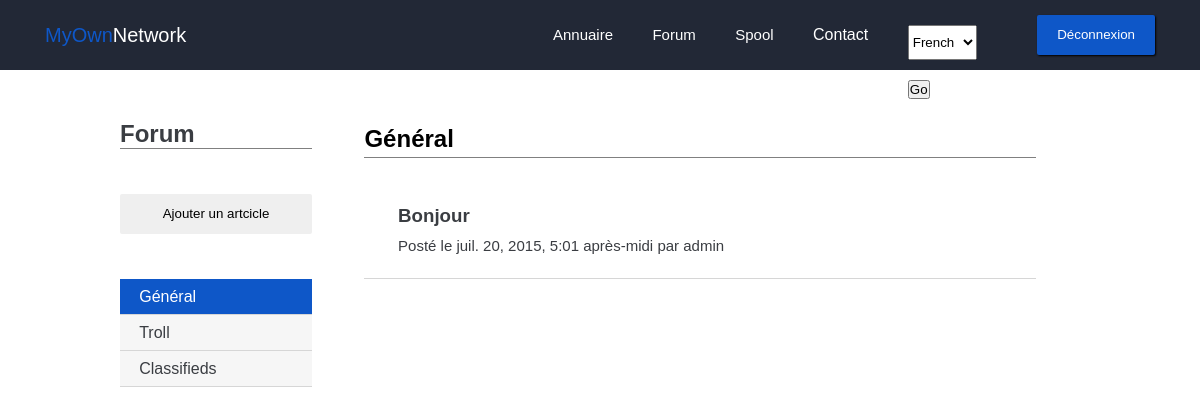
/forum/posts/4 (signed in), run on the app's committed database.
### forum/models.py (models this page shows, shortened)
class PostCategorie(models.Model):
    name = models.CharField(max_length=100)

class Post(models.Model):
    titre = models.CharField(max_length=150)
    auteur = models.CharField(max_length=100)
    date = models.DateTimeField(auto_now_add=True, verbose_name="Date de publication")
    sscategorie = models.ForeignKey('PostSsCategorie', null=True)
    categorie = models.ForeignKey('PostCategorie')

### forum/views.py (the view)
# urls.py: url(r'^posts/(?P<cat>\d+)$', 'list_posts'),
def list_posts(request, cat):
    if request.user.is_authenticated():
        categories = PostCategorie.objects.all()
        sscategories = PostSsCategorie.objects.all()
        mycat = PostCategorie.objects.get(id=cat)
        posts = Post.objects.filter(categorie=cat).order_by('-date')
        return render(request, 'forum/list_posts.html', locals())
    else:
        return render(request, 'intra/index.html')

### forum/templates/forum/list_posts.html (shortened to what this page needs)
{% extends "base.html" %}
{% load i18n %}
{% load static %}
{% block staticfiles  %}
	<link rel="stylesheet" href="{% static 'forum/css/style.css' %}">
{% endblock %}
{% block content %}
	<div class="forum">
		<div class="wrapper">
			<div class="forum_nav grey2">
				<h1>Forum</h1>
				<a href="{% url "forum.views.add_post" %}"><button class="btn">{% trans "Ajouter un artcicle" %}</button></a>
				<ul>
				{% for categorie in categories %}
				<a href="{% url "forum.views.list_posts" categorie.id %}" class="{% if mycat and categorie == mycat %}blue0Back"><li class="white">{% else %}grey0Back"><li>{% endif %}{{ categorie.name }}</li></a>
				{% empty %}
				<p>Pas de catégorie</p>
				{% endfor %}
				</ul>
			</div>
			<div class="forum_content">
				<div class="forum_content__header">
					<h2>{% if mysscat %} {{ mysscat.name }} {% else %} {{ mycat.name }} {% endif %}</h2>
				</div>
				<div class="forum_content__posts">
					<ul>
						{% for post in posts %}
						<a href="{% url 'forum.views.post' post.id %}">
							<li>
								<h3>{{ post.titre }}</h3>
								<p>{% trans "Posté le" %} {{ post.date }} {% trans "par" %} {{ post.auteur }}</p>
							</li>
						</a>
						{% empty %}
						<a href="#">
						  {% trans "Pas de post pour cette catégorie." %}
						</a>
						{% endfor %}
					</ul>
				</div>
			</div>
		</div>
	</div>
{% endblock %}

### static/forum/css/style.css (style rules this page uses)
* { padding: 0; margin: 0; font-family: arial; fill: #ffffff; }
.wrapper { width: 80vw; margin: auto; }
a, a:hover { color: white; text-decoration: none; }
.btn { height: 40px; line-height: 40px; padding-left: 20px; padding-right: 20px; border: none; outline: none; border-radius: 2px; box-shadow: 1px 1px 2px black; }
.white { color: white; }
.grey2 { color: #3a3d42; }
.grey0Back { background-color: #f6f6f6; }
.blue0Back { background-color: #0e57c8; }
.content h1, h2 { margin-bottom: 20px; }
.forum { display: block; margin-top: 50px; }
.forum a { color: #3a3d42; }
.forum_nav { display: inline-block; width: 20%; min-height: 80vh; margin-right: 5%; }
.forum_nav h1:after { content: ' '; display: block; width: 100%; border-bottom: 1px solid grey; margin-bottom: 45px; }
.forum_nav .btn { box-shadow: none; width: 100%; margin-bottom: 45px; }
.forum_nav ul { list-style: none; }
.forum_nav ul a { display: block; width: 90%; line-height: 35px; border-bottom: 1px solid #d6d6d6; padding-left: 10%; }
.forum_content { display: inline-block; width: 70%; vertical-align: top; }
.forum_content__header h2 { border-bottom: 1px solid grey; line-height: 37px; }
.forum_content__posts ul { list-style: none; }
.forum_content__posts ul a li h3 { line-height: 35px; }
.forum_content__posts ul a li p { font-size: 15px; line-height: 25px; }
.forum_content__posts ul a li { width: 90%; padding-right: 5%; padding-left: 5%; padding-top: 3%; padding-bottom: 3%; border-bottom: 1px solid #d6d6d6; }

### data on the page
PostCategorie: name "Général"
PostCategorie: name "Troll"
PostCategorie: name "Classifieds"
Post: titre "Bonjour", date "juil. 20, 2015, 5:01 après-midi", auteur "admin"

### other printed values
form field language "French"
